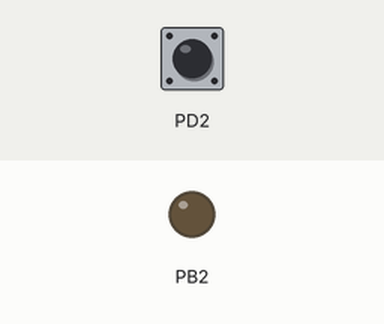
A program run on a simulated ATmega328P, built with avr-gcc and emulated at 16 MHz. On the bench: output pins drawn as LEDs (lit = HIGH). Inputs (shaded band) come from the test bench; at power-on: PD2 HIGH.

Above: at 1.2 s.
1.3 s: PD2 pulled LOW for 0.15 s
At 2.2 s:
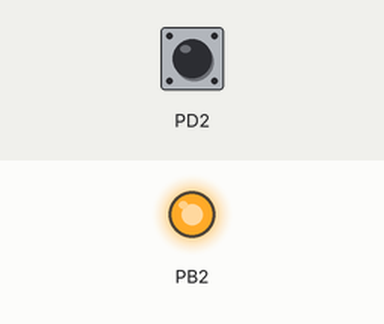
3.9 s: PD2 pulled LOW for 1 s
At 6.2 s:
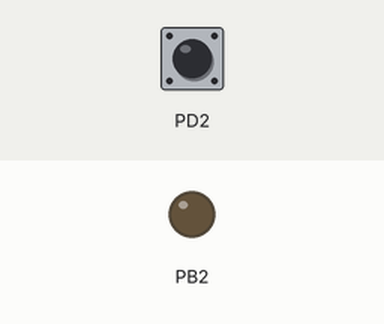
7.4 s: PD2 pulled LOW for 3.2 s
At 11.0 s:
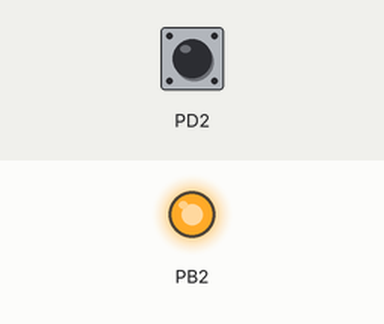
Timing chart, 0 to 13.1 s (numbered marks = the images above; inputs shaded):
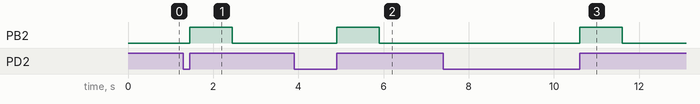

The program:

main.c
```c
/*
 * CPE301_Assignment2_Par5C.c
 *
 * Created: 3/9/2018 8:32:09 AM
 * Author : Monty Sourjah
 */

#include <avr/io.h>

#define F_CPU 16000000 // clock frequency
#define const2ms 125 // constant 2 ms


#include <avr/io.h>
#include <avr/interrupt.h>

volatile int counter; // volatile global variable
volatile int button; // volatile global variable

ISR(TIMER0_OVF_vect) // interrupt function
{
	counter--; // decrement the counter
}

ISR(INT0_vect)
{
	button = 1; // set button to 1
}

void delay(int d) // makes a delay of d ms
{
	unsigned int i = 0; // internal counter
	unsigned int j = d * const2ms / 2;
	TCNT0 = 0; // set timer0 counter to 0
	TCCR0B = 1; // start timer 0
	while (i < j) // check if time elapsed
	{
		if (counter == 0) // check if counter is 0
		{
			counter = 1; // set counter to 1
			i++; // increment internal counter
		}
	}
	TCCR0B = 0; // stop timer0
}


int main(void)
{
	/* Replace with your application code */
	DDRB = 0b00000100; // set PORTB2 to output
	PORTD = 0b00000100; // Enable pull up on PORTD2
	PIND = 0; // SET all PINS on PORTD to input
	TIMSK0 = (1 << TOIE0); // enable timer 0 interrupt
	EICRA |= 3; // set rising edge
	EIMSK |= 1; // enable INT0 interrupt
	counter = 1; // set counter to 1
	button = 0; // set button to 0
	sei(); // enable interrupts
	while (1)
	{
		while (button == 0);
		button = 0; // set button to 0
		PORTB = 0b00000100; // set PORTB2 to 1
		delay(1000); // wait 1s
		PORTB = 0; // set PORTB2 to 0
	}
}
```

Measured:
- after the input at 1.3 s, PB2: LOW → HIGH after 0.15 s, → LOW 1.0 s later
- after the input at 3.9 s, PB2: LOW → HIGH after 1.0 s, → LOW 1.0 s later
- after the input at 7.4 s, PB2: LOW → HIGH after 3.2 s, → LOW 1.0 s later
